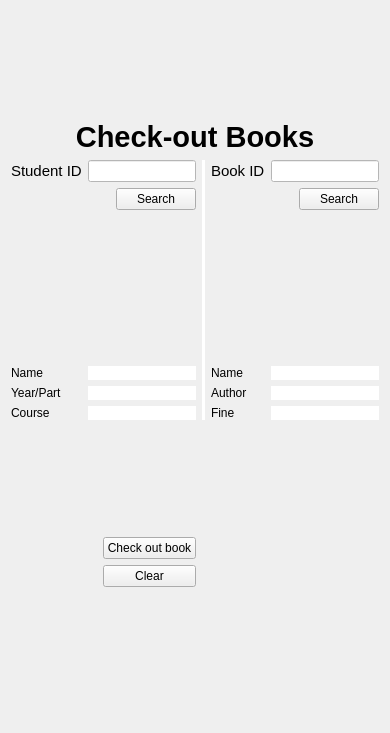
     <widget class="QWidget" name="page_check_out">
      <layout class="QGridLayout" name="gridLayout_3">
       <item row="1" column="5">
        <spacer name="verticalSpacer_51">
         <property name="orientation">
          <enum>Qt::Vertical</enum>
         </property>
         <property name="sizeHint" stdset="0">
          <size>
           <width>20</width>
           <height>109</height>
          </size>
         </property>
        </spacer>
       </item>
       <item row="13" column="3">
        <spacer name="verticalSpacer_50">
         <property name="orientation">
          <enum>Qt::Vertical</enum>
         </property>
         <property name="sizeHint" stdset="0">
          <size>
           <width>20</width>
           <height>26</height>
          </size>
         </property>
        </spacer>
       </item>
       <item row="3" column="4">
        <widget class="Line" name="line_3">
         <property name="styleSheet">
          <string notr="true">color: rgb(255, 255, 255);
background-color: rgb(255, 255, 255);</string>
         </property>
         <property name="frameShadow">
          <enum>QFrame::Raised</enum>
         </property>
         <property name="lineWidth">
          <number>0</number>
         </property>
         <property name="midLineWidth">
          <number>0</number>
         </property>
         <property name="orientation">
          <enum>Qt::Vertical</enum>
         </property>
        </widget>
       </item>
       <item row="11" column="2" colspan="2">
        <widget class="QPushButton" name="pushButton_clear_3">
         <property name="text">
          <string>Clear</string>
         </property>
        </widget>
       </item>
       <item row="3" column="5" colspan="4">
        <layout class="QGridLayout" name="gridLayout_18">
         <item row="1" column="1">
          <spacer name="verticalSpacer_47">
           <property name="orientation">
            <enum>Qt::Vertical</enum>
           </property>
           <property name="sizeHint" stdset="0">
            <size>
             <width>20</width>
             <height>10</height>
            </size>
           </property>
          </spacer>
         </item>
         <item row="4" column="0">
          <widget class="QLabel" name="label_58">
           <property name="text">
            <string>Author</string>
           </property>
          </widget>
         </item>
         <item row="0" column="1" colspan="2">
          <widget class="QLineEdit" name="lineEdit_out_bID_search_3">
           <property name="styleSheet">
            <string notr="true">color: rgb(46, 52, 54);
background-color: rgb(255, 255, 255);
</string>
           </property>
          </widget>
         </item>
         <item row="3" column="0">
          <widget class="QLabel" name="label_59">
           <property name="text">
            <string>Name</string>
           </property>
          </widget>
         </item>
         <item row="3" column="1" colspan="2">
          <widget class="QLabel" name="label_out_BookName_3">
           <property name="styleSheet">
            <string notr="true">color: rgb(46, 52, 54);
background-color: rgb(255, 255, 255);</string>
           </property>
           <property name="text">
            <string/>
           </property>
          </widget>
         </item>
         <item row="4" column="1" colspan="2">
          <widget class="QLabel" name="label_out_BookAuthor_3">
           <property name="styleSheet">
            <string notr="true">color: rgb(46, 52, 54);
background-color: rgb(255, 255, 255);
</string>
           </property>
           <property name="text">
            <string/>
           </property>
          </widget>
         </item>
         <item row="2" column="2">
          <spacer name="verticalSpacer_48">
           <property name="orientation">
            <enum>Qt::Vertical</enum>
           </property>
           <property name="sizeHint" stdset="0">
            <size>
             <width>20</width>
             <height>150</height>
            </size>
           </property>
          </spacer>
         </item>
         <item row="5" column="0">
          <widget class="QLabel" name="label_60">
           <property name="text">
            <string>Fine</string>
           </property>
          </widget>
         </item>
         <item row="0" column="0">
          <widget class="QLabel" name="label_61">
           <property name="font">
            <font>
             <pointsize>11</pointsize>
            </font>
           </property>
           <property name="text">
            <string>Book ID</string>
           </property>
          </widget>
         </item>
         <item row="5" column="1" colspan="2">
          <widget class="QLabel" name="label_out_BookFine_2">
           <property name="styleSheet">
            <string notr="true">color: rgb(204, 0, 0);
background-color: rgb(255, 255, 255);</string>
           </property>
           <property name="text">
            <string/>
           </property>
          </widget>
         </item>
         <item row="1" column="2">
          <widget class="QPushButton" name="pushButton_out_bID_search_3">
           <property name="text">
            <string>Search</string>
           </property>
          </widget>
         </item>
        </layout>
       </item>
       <item row="9" column="2">
        <spacer name="verticalSpacer_6">
         <property name="orientation">
          <enum>Qt::Vertical</enum>
         </property>
         <property name="sizeHint" stdset="0">
          <size>
           <width>20</width>
           <height>108</height>
          </size>
         </property>
        </spacer>
       </item>
       <item row="10" column="2" colspan="2">
        <widget class="QPushButton" name="pushButton_out">
         <property name="layoutDirection">
          <enum>Qt::LeftToRight</enum>
         </property>
         <property name="autoFillBackground">
          <bool>false</bool>
         </property>
         <property name="text">
          <string>Check out book</string>
         </property>
        </widget>
       </item>
       <item row="2" column="0" colspan="9">
        <widget class="QLabel" name="label_26">
         <property name="font">
          <font>
           <family>Segoe UI</family>
           <pointsize>22</pointsize>
           <bold>true</bold>
           <underline>false</underline>
          </font>
         </property>
         <property name="text">
          <string>Check-out Books</string>
         </property>
         <property name="alignment">
          <set>Qt::AlignCenter</set>
         </property>
         <property name="margin">
          <number>15</number>
         </property>
        </widget>
       </item>
       <item row="4" column="1">
        <spacer name="verticalSpacer_45">
         <property name="orientation">
          <enum>Qt::Vertical</enum>
         </property>
         <property name="sizeHint" stdset="0">
          <size>
           <width>20</width>
           <height>3</height>
          </size>
         </property>
        </spacer>
       </item>
       <item row="3" column="0" colspan="4">
        <layout class="QGridLayout" name="gridLayout_17">
         <item row="4" column="1" colspan="2">
          <widget class="QLabel" name="label_out_stuYear_3">
           <property name="styleSheet">
            <string notr="true">color: rgb(46, 52, 54);
background-color: rgb(255, 255, 255);</string>
           </property>
           <property name="text">
            <string/>
           </property>
          </widget>
         </item>
         <item row="3" column="0">
          <widget class="QLabel" name="label_50">
           <property name="text">
            <string>Name</string>
           </property>
          </widget>
         </item>
         <item row="4" column="0">
          <widget class="QLabel" name="label_57">
           <property name="text">
            <string>Year/Part</string>
           </property>
          </widget>
         </item>
         <item row="1" column="1">
          <spacer name="verticalSpacer_5">
           <property name="orientation">
            <enum>Qt::Vertical</enum>
           </property>
           <property name="sizeHint" stdset="0">
            <size>
             <width>20</width>
             <height>10</height>
            </size>
           </property>
          </spacer>
         </item>
         <item row="5" column="0">
          <widget class="QLabel" name="label_56">
           <property name="text">
            <string>Course</string>
           </property>
          </widget>
         </item>
         <item row="0" column="0">
          <widget class="QLabel" name="label_25">
           <property name="font">
            <font>
             <pointsize>11</pointsize>
            </font>
           </property>
           <property name="text">
            <string>Student ID</string>
           </property>
          </widget>
         </item>
         <item row="3" column="1" colspan="2">
          <widget class="QLabel" name="label_out_stuName_3">
           <property name="styleSheet">
            <string notr="true">color: rgb(46, 52, 54);
background-color: rgb(255, 255, 255);</string>
           </property>
           <property name="text">
            <string/>
           </property>
          </widget>
         </item>
         <item row="1" column="2">
          <widget class="QPushButton" name="pushButton_out_stID_search_3">
           <property name="text">
            <string>Search</string>
           </property>
          </widget>
         </item>
         <item row="0" column="1" colspan="2">
          <widget class="QLineEdit" name="lineEdit_out_stID_search_3">
           <property name="font">
            <font/>
           </property>
           <property name="styleSheet">
            <string notr="true">color: rgb(46, 52, 54);
background-color: rgb(255, 255, 255);
</string>
           </property>
          </widget>
         </item>
         <item row="5" column="1" colspan="2">
          <widget class="QLabel" name="label_out_stuCourse_3">
           <property name="styleSheet">
            <string notr="true">color: rgb(46, 52, 54);
background-color: rgb(255, 255, 255);</string>
           </property>
           <property name="text">
            <string/>
           </property>
          </widget>
         </item>
         <item row="2" column="2">
          <spacer name="verticalSpacer_46">
           <property name="orientation">
            <enum>Qt::Vertical</enum>
           </property>
           <property name="sizeHint" stdset="0">
            <size>
             <width>20</width>
             <height>150</height>
            </size>
           </property>
          </spacer>
         </item>
        </layout>
       </item>
       <item row="12" column="3">
        <spacer name="verticalSpacer_7">
         <property name="orientation">
          <enum>Qt::Vertical</enum>
         </property>
         <property name="sizeHint" stdset="0">
          <size>
           <width>20</width>
           <height>109</height>
          </size>
         </property>
        </spacer>
       </item>
      </layout>
     </widget>
